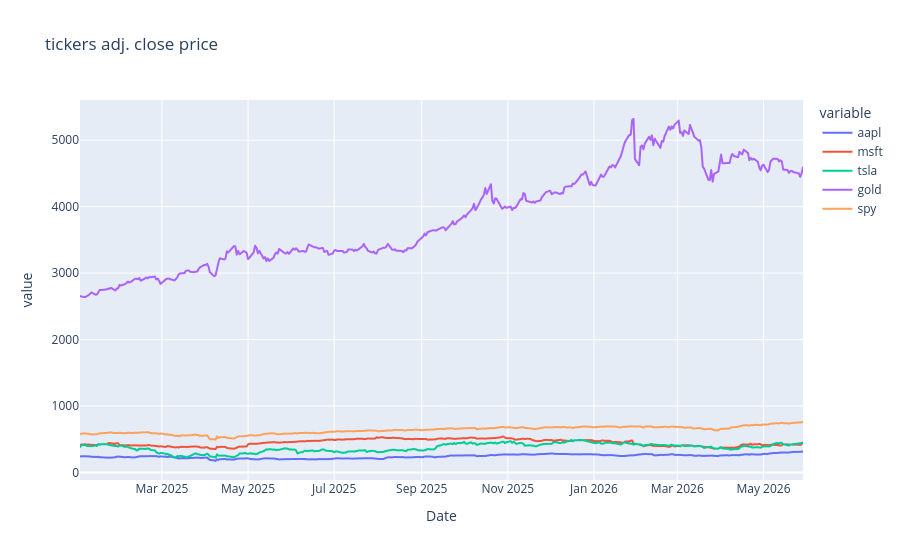

Notebook code for this chart:
### Code cell
px.line(data_frame=df, title='tickers adj. close price')

### Figure 1 — Plotly figure (JSON) as saved in the notebook; plotly's stock layout.template omitted (floating-point values rounded to 4 significant figures; data arrays with more than 128 entries replaced by an {"elided": "..."} marker saying what was removed)
{"data": [{"hovertemplate": "variable=aapl<br>Date=%{x}<br>value=%{y}<extra></extra>", "legendgroup": "aapl", "line": {"color": "#636efa", "dash": "solid"}, "marker": {"symbol": "circle"}, "mode": "lines", "name": "aapl", "showlegend": true, "type": "scattergl", "x": {"elided": "352 str values"}, "xaxis": "x", "y": {"elided": "352 float values"}, "yaxis": "y"}, {"hovertemplate": "variable=msft<br>Date=%{x}<br>value=%{y}<extra></extra>", "legendgroup": "msft", "line": {"color": "#EF553B", "dash": "solid"}, "marker": {"symbol": "circle"}, "mode": "lines", "name": "msft", "showlegend": true, "type": "scattergl", "x": {"elided": "352 str values"}, "xaxis": "x", "y": {"elided": "352 float values"}, "yaxis": "y"}, {"hovertemplate": "variable=tsla<br>Date=%{x}<br>value=%{y}<extra></extra>", "legendgroup": "tsla", "line": {"color": "#00cc96", "dash": "solid"}, "marker": {"symbol": "circle"}, "mode": "lines", "name": "tsla", "showlegend": true, "type": "scattergl", "x": {"elided": "352 str values"}, "xaxis": "x", "y": {"elided": "352 float values"}, "yaxis": "y"}, {"hovertemplate": "variable=gold<br>Date=%{x}<br>value=%{y}<extra></extra>", "legendgroup": "gold", "line": {"color": "#ab63fa", "dash": "solid"}, "marker": {"symbol": "circle"}, "mode": "lines", "name": "gold", "showlegend": true, "type": "scattergl", "x": {"elided": "352 str values"}, "xaxis": "x", "y": {"elided": "352 float values"}, "yaxis": "y"}, {"hovertemplate": "variable=spy<br>Date=%{x}<br>value=%{y}<extra></extra>", "legendgroup": "spy", "line": {"color": "#FFA15A", "dash": "solid"}, "marker": {"symbol": "circle"}, "mode": "lines", "name": "spy", "showlegend": true, "type": "scattergl", "x": {"elided": "352 str values"}, "xaxis": "x", "y": {"elided": "352 float values"}, "yaxis": "y"}], "layout": {"legend": {"title": {"text": "variable"}, "tracegroupgap": 0}, "title": {"text": "tickers adj. close price"}, "xaxis": {"anchor": "y", "domain": [0, 1], "title": {"text": "Date"}}, "yaxis": {"anchor": "x", "domain": [0, 1], "title": {"text": "value"}}}}
